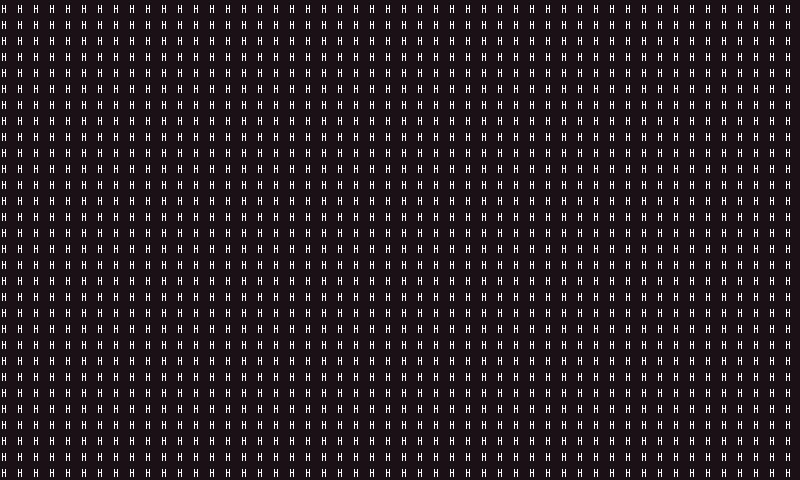

Below is a game level as drawn by its tile map, then a one-line description and the .tmx file that defines it, in full:
An orthogonal 50x30 tile map with 16x16 px tiles, 1 tile layer (prototype).

<map version="1.10" tiledversion="1.10.2" orientation="orthogonal" renderorder="right-down" width="50" height="30" tilewidth="16" tileheight="16" infinite="0" nextlayerid="9" nextobjectid="1">
 <tileset firstgid="98" source="TangerineTavernPNG_PetricakeGames.tsx" />
 <layer id="1" name="prototype" width="50" height="30">
  <data encoding="csv">
206,206,206,206,206,206,206,206,206,206,206,206,206,206,206,206,206,206,206,206,206,206,206,206,206,206,206,206,206,206,206,206,206,206,206,206,206,206,206,206,206,206,206,206,206,206,206,206,206,206,
206,206,206,206,206,206,206,206,206,206,206,206,206,206,206,206,206,206,206,206,206,206,206,206,206,206,206,206,206,206,206,206,206,206,206,206,206,206,206,206,206,206,206,206,206,206,206,206,206,206,
206,206,206,206,206,206,206,206,206,206,206,206,206,206,206,206,206,206,206,206,206,206,206,206,206,206,206,206,206,206,206,206,206,206,206,206,206,206,206,206,206,206,206,206,206,206,206,206,206,206,
206,206,206,206,206,206,206,206,206,206,206,206,206,206,206,206,206,206,206,206,206,206,206,206,206,206,206,206,206,206,206,206,206,206,206,206,206,206,206,206,206,206,206,206,206,206,206,206,206,206,
206,206,206,206,206,206,206,206,206,206,206,206,206,206,206,206,206,206,206,206,206,206,206,206,206,206,206,206,206,206,206,206,206,206,206,206,206,206,206,206,206,206,206,206,206,206,206,206,206,206,
206,206,206,206,206,206,206,206,206,206,206,206,206,206,206,206,206,206,206,206,206,206,206,206,206,206,206,206,206,206,206,206,206,206,206,206,206,206,206,206,206,206,206,206,206,206,206,206,206,206,
206,206,206,206,206,206,206,206,206,206,206,206,206,206,206,206,206,206,206,206,206,206,206,206,206,206,206,206,206,206,206,206,206,206,206,206,206,206,206,206,206,206,206,206,206,206,206,206,206,206,
206,206,206,206,206,206,206,206,206,206,206,206,206,206,206,206,206,206,206,206,206,206,206,206,206,206,206,206,206,206,206,206,206,206,206,206,206,206,206,206,206,206,206,206,206,206,206,206,206,206,
206,206,206,206,206,206,206,206,206,206,206,206,206,206,206,206,206,206,206,206,206,206,206,206,206,206,206,206,206,206,206,206,206,206,206,206,206,206,206,206,206,206,206,206,206,206,206,206,206,206,
206,206,206,206,206,206,206,206,206,206,206,206,206,206,206,206,206,206,206,206,206,206,206,206,206,206,206,206,206,206,206,206,206,206,206,206,206,206,206,206,206,206,206,206,206,206,206,206,206,206,
206,206,206,206,206,206,206,206,206,206,206,206,206,206,206,206,206,206,206,206,206,206,206,206,206,206,206,206,206,206,206,206,206,206,206,206,206,206,206,206,206,206,206,206,206,206,206,206,206,206,
206,206,206,206,206,206,206,206,206,206,206,206,206,206,206,206,206,206,206,206,206,206,206,206,206,206,206,206,206,206,206,206,206,206,206,206,206,206,206,206,206,206,206,206,206,206,206,206,206,206,
206,206,206,206,206,206,206,206,206,206,206,206,206,206,206,206,206,206,206,206,206,206,206,206,206,206,206,206,206,206,206,206,206,206,206,206,206,206,206,206,206,206,206,206,206,206,206,206,206,206,
206,206,206,206,206,206,206,206,206,206,206,206,206,206,206,206,206,206,206,206,206,206,206,206,206,206,206,206,206,206,206,206,206,206,206,206,206,206,206,206,206,206,206,206,206,206,206,206,206,206,
206,206,206,206,206,206,206,206,206,206,206,206,206,206,206,206,206,206,206,206,206,206,206,206,206,206,206,206,206,206,206,206,206,206,206,206,206,206,206,206,206,206,206,206,206,206,206,206,206,206,
206,206,206,206,206,206,206,206,206,206,206,206,206,206,206,206,206,206,206,206,206,206,206,206,206,206,206,206,206,206,206,206,206,206,206,206,206,206,206,206,206,206,206,206,206,206,206,206,206,206,
206,206,206,206,206,206,206,206,206,206,206,206,206,206,206,206,206,206,206,206,206,206,206,206,206,206,206,206,206,206,206,206,206,206,206,206,206,206,206,206,206,206,206,206,206,206,206,206,206,206,
206,206,206,206,206,206,206,206,206,206,206,206,206,206,206,206,206,206,206,206,206,206,206,206,206,206,206,206,206,206,206,206,206,206,206,206,206,206,206,206,206,206,206,206,206,206,206,206,206,206,
206,206,206,206,206,206,206,206,206,206,206,206,206,206,206,206,206,206,206,206,206,206,206,206,206,206,206,206,206,206,206,206,206,206,206,206,206,206,206,206,206,206,206,206,206,206,206,206,206,206,
206,206,206,206,206,206,206,206,206,206,206,206,206,206,206,206,206,206,206,206,206,206,206,206,206,206,206,206,206,206,206,206,206,206,206,206,206,206,206,206,206,206,206,206,206,206,206,206,206,206,
206,206,206,206,206,206,206,206,206,206,206,206,206,206,206,206,206,206,206,206,206,206,206,206,206,206,206,206,206,206,206,206,206,206,206,206,206,206,206,206,206,206,206,206,206,206,206,206,206,206,
206,206,206,206,206,206,206,206,206,206,206,206,206,206,206,206,206,206,206,206,206,206,206,206,206,206,206,206,206,206,206,206,206,206,206,206,206,206,206,206,206,206,206,206,206,206,206,206,206,206,
206,206,206,206,206,206,206,206,206,206,206,206,206,206,206,206,206,206,206,206,206,206,206,206,206,206,206,206,206,206,206,206,206,206,206,206,206,206,206,206,206,206,206,206,206,206,206,206,206,206,
206,206,206,206,206,206,206,206,206,206,206,206,206,206,206,206,206,206,206,206,206,206,206,206,206,206,206,206,206,206,206,206,206,206,206,206,206,206,206,206,206,206,206,206,206,206,206,206,206,206,
206,206,206,206,206,206,206,206,206,206,206,206,206,206,206,206,206,206,206,206,206,206,206,206,206,206,206,206,206,206,206,206,206,206,206,206,206,206,206,206,206,206,206,206,206,206,206,206,206,206,
206,206,206,206,206,206,206,206,206,206,206,206,206,206,206,206,206,206,206,206,206,206,206,206,206,206,206,206,206,206,206,206,206,206,206,206,206,206,206,206,206,206,206,206,206,206,206,206,206,206,
206,206,206,206,206,206,206,206,206,206,206,206,206,206,206,206,206,206,206,206,206,206,206,206,206,206,206,206,206,206,206,206,206,206,206,206,206,206,206,206,206,206,206,206,206,206,206,206,206,206,
206,206,206,206,206,206,206,206,206,206,206,206,206,206,206,206,206,206,206,206,206,206,206,206,206,206,206,206,206,206,206,206,206,206,206,206,206,206,206,206,206,206,206,206,206,206,206,206,206,206,
206,206,206,206,206,206,206,206,206,206,206,206,206,206,206,206,206,206,206,206,206,206,206,206,206,206,206,206,206,206,206,206,206,206,206,206,206,206,206,206,206,206,206,206,206,206,206,206,206,206,
206,206,206,206,206,206,206,206,206,206,206,206,206,206,206,206,206,206,206,206,206,206,206,206,206,206,206,206,206,206,206,206,206,206,206,206,206,206,206,206,206,206,206,206,206,206,206,206,206,206
</data>
 </layer>
</map>
